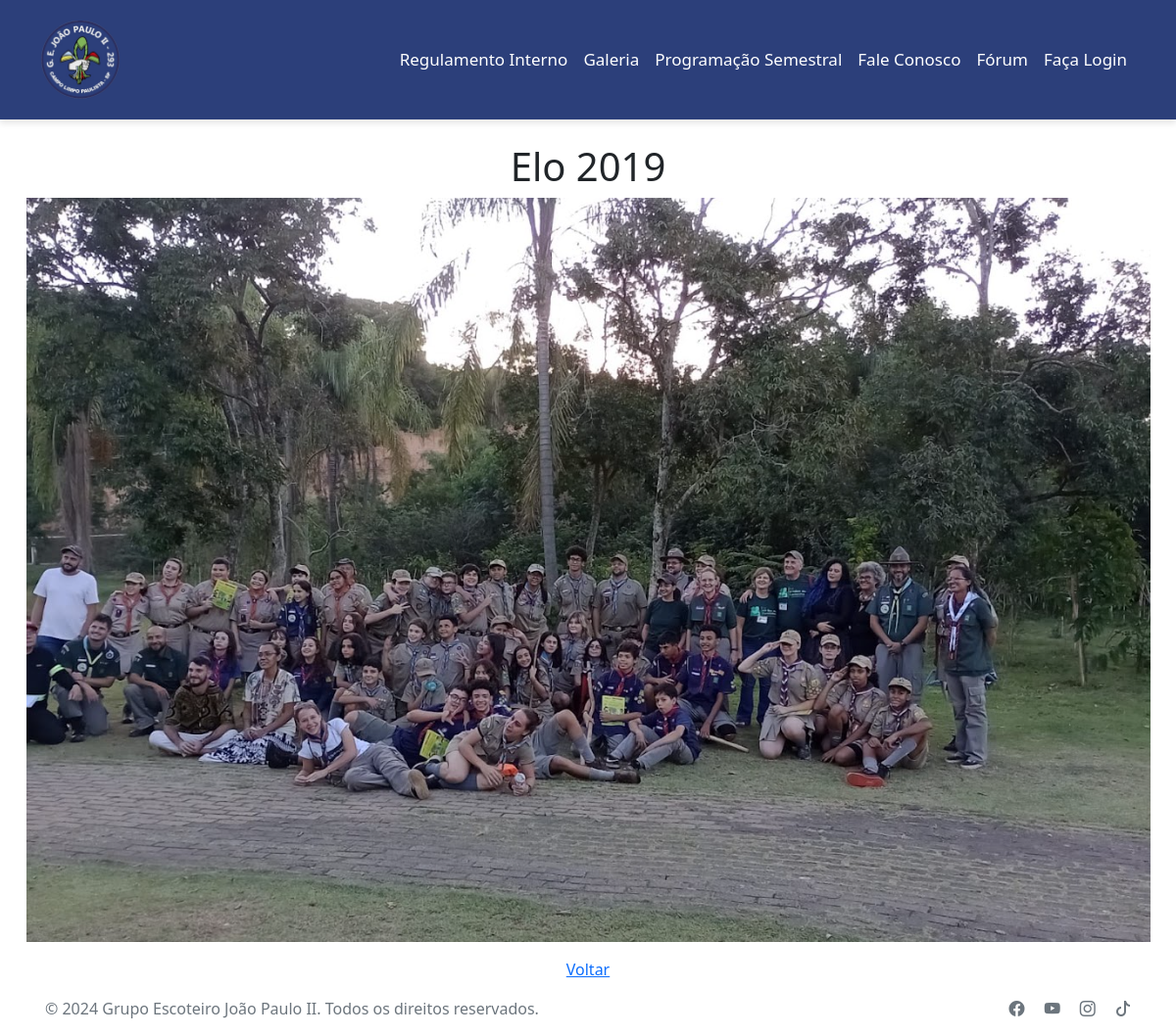
The page /backend/galeria/visualizar.php?id=1 on the database as committed earlier.
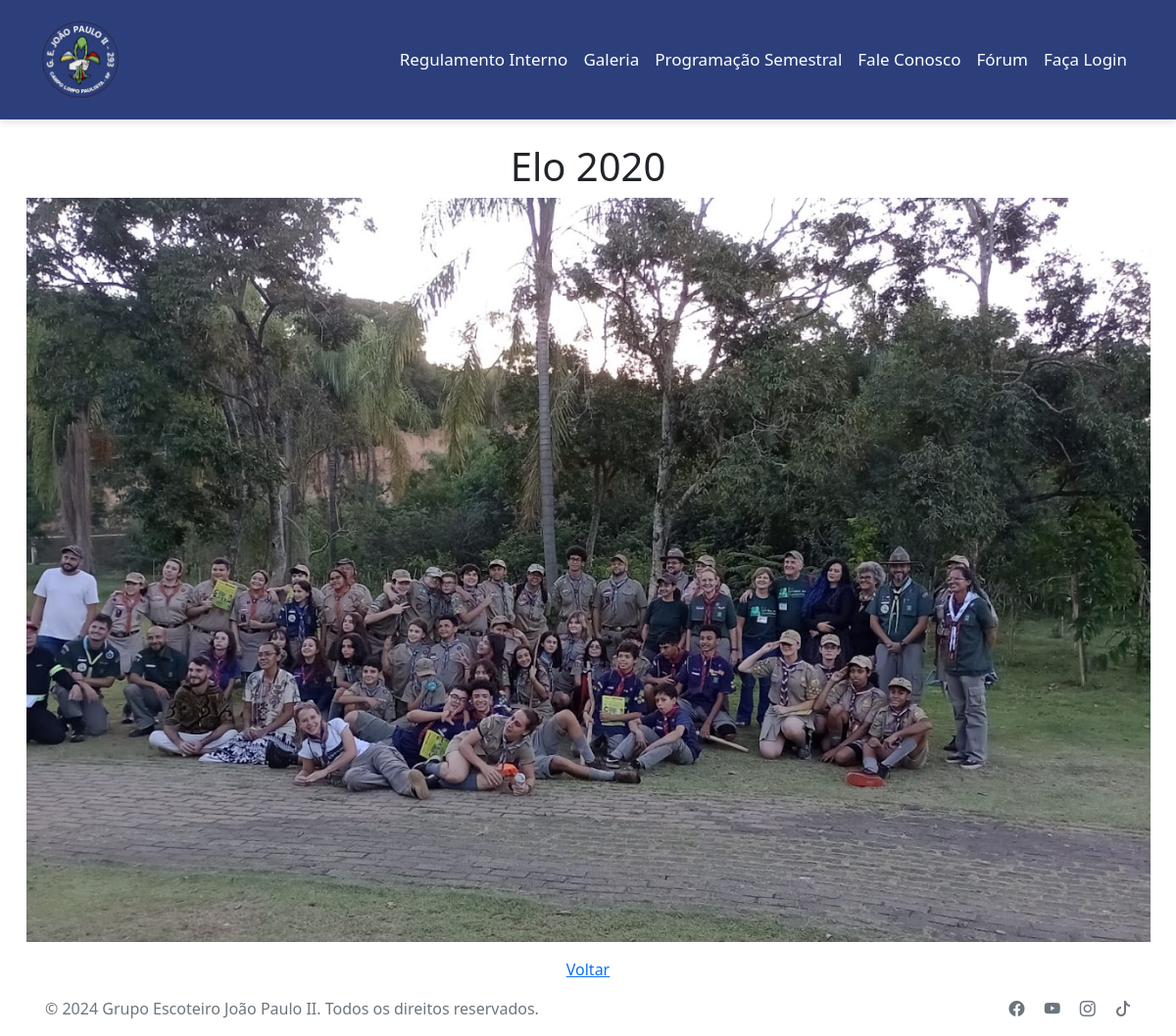
The same page on the database as committed later.
### tables this page shows
CREATE TABLE `images` (
  `id` int(11) NOT NULL,
  `title` varchar(255) DEFAULT NULL,
  `filename` varchar(255) DEFAULT NULL,
  `description` text DEFAULT NULL,
  `categoria` varchar(255) DEFAULT NULL,
  `created_at` timestamp NOT NULL DEFAULT current_timestamp(),
  `categoriaid` int(11) DEFAULT NULL,
  `userid` int(11) DEFAULT NULL
);

### backend/galeria/visualizar.php (the view, shortened to what this page needs)
<?php
$pdo = new PDO('mysql:host=localhost;dbname=jpii', 'root', '');
$id = $_GET['id'];
$stmt = $pdo->prepare("SELECT * FROM images WHERE id = ?");
$stmt->execute([$id]);
$image = $stmt->fetch(PDO::FETCH_ASSOC);
$logged = false;
?>
<!DOCTYPE html>
<html lang="pt-br">
<head>
    <link rel="stylesheet" href="../../frontend/public/css/teste.css">
    <link href="https://cdn.jsdelivr.net/npm/bootstrap@5.0.2/dist/css/bootstrap.min.css" rel="stylesheet">
    <link rel="stylesheet" href="https://cdn.jsdelivr.net/npm/bootstrap-icons@1.10.3/font/bootstrap-icons.css">
</head>
<body>
<nav class="navbar navbar-expand-lg py-3 custom-navbar">
    <div class="container">
      <a class="navbar-brand" href="../../frontend/principal/index.php">
        <img src="../../frontend/public/imagens/recursos/logo.png " height="80rem" width="80rem" alt="Logo" height="40">
      </a>
      <div class="collapse navbar-collapse justify-content-end" id="navbarNav">
        <ul class="navbar-nav">
          <li class="nav-item">
          <a class="nav-link active" aria-current="page" target="blank" href="../../frontend/public/docs/POR_2013_19_V2.pdf">Regulamento Interno</a>
          </li>
          <li class="nav-item">
            <a class="nav-link" href="../../backend/galeria/index.php">Galeria</a>
          </li>
          <li class="nav-item">
            <a class="nav-link" href="../../backend/Evento/index.php">Programação Semestral</a>
          </li>
          <li class="nav-item">
            <a class="nav-link" href="../../backend/mailer/fale.php">Fale Conosco</a>
          </li>
          <li class="nav-item">
            <a class="nav-link" href="../../backend/forum/main.php">Fórum</a>
          </li>
          <?php
          if($logged){
            if($_SESSION['tipo']>=1){
              echo '<li class="nav-item">
                <a class="nav-link" href="../../backend/loja/loja.php">Loja</a>
              </li>';
            }
            if($_SESSION['tipo']==2){
              echo '<li class="nav-item">
                <a class="nav-link" href="../../backend/adm/index_mod.php">MOD</a>
              </li>';
            }
            if($_SESSION['tipo']==3){
              echo '<li class="nav-item">
                <a class="nav-link" href="../../backend/adm/index_adm.php">ADM</a>
              </li>';
            }
            echo '<li class="nav-item">
            <a class="nav-link" href="../../frontend/principal/user.php?id='.$_SESSION["userid"].'">'.$_SESSION["nome"].'</a>
                <li class="nav-item">
            <a class="nav-link" href="../../backend/notificacoes/index.php"><img src="../../frontend/public/imagens/recursos/sino.png" width="20px"></a>
              </li>';
          }
          else{
            echo '<li class="nav-item">
                <a class="nav-link" href="../../backend/login/login.php">Faça Login</a>
              </li>';
          }
            ?>
        </ul>
      </div>
    </div>
  </nav><br>
  <div class="content">
    <h1><?= htmlspecialchars($image['title']) ?></h1>
    <img src="uploads/<?= htmlspecialchars($image['filename']) ?>" alt="<?= htmlspecialchars($image['title']) ?>">
    <a href="index.php">Voltar</a>
    <footer class="footer text-center text-lg-start d-flex w-100 justify-content-between align-items-center">
    <div class="container p-3 d-flex justify-content-between w-100">
      <span class="text-muted">© 2024 Grupo Escoteiro João Paulo II. Todos os direitos reservados.</span>
      <div class="social-icons">
        <a href="https://www.facebook.com/GrupoescoteirojoaopauloII?mibextid=ZbWKwL" target="_blank" class="text-muted me-3">
          <i class="bi bi-facebook"></i>
        </a>
        <a href="https://youtube.com/@gejoaopauloii?si=8nJBM0zWxWBofH_V" target="_blank" class="text-muted me-3">
          <i class="bi bi-youtube"></i>
        </a>
        <a href="https://www.instagram.com/ge_joaopaulo2?igsh=MWFiOTA2OTFxYW11" target="_blank" class="text-muted me-3">
          <i class="bi bi-instagram"></i>
        </a>
        <a href="https://www.tiktok.com/@ge._joaopauloii?_t=8nG7cVdsBGQ&_r=1" target="_blank" class="text-muted">
          <i class="bi bi-tiktok"></i>
        </a>
      </div>
    </div></div>
</body>
</html>

Rows that differ between the two databases and show on the page:
changed images: title "Elo 2019" → "Elo 2020"
